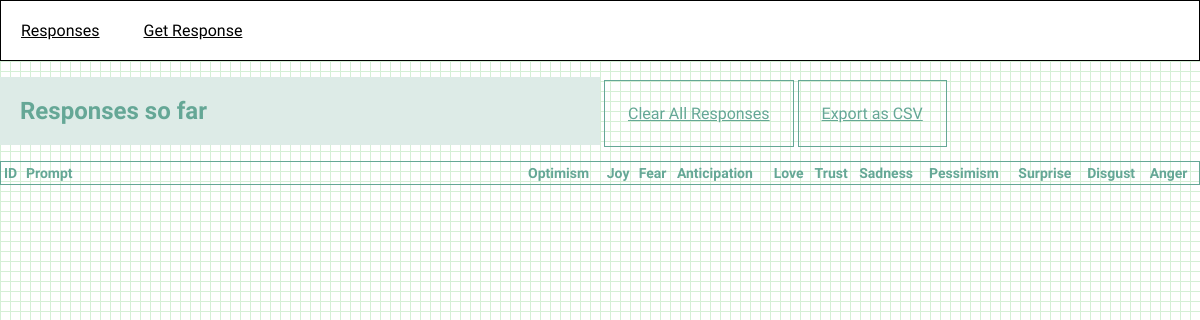
Before: / with the older database file.
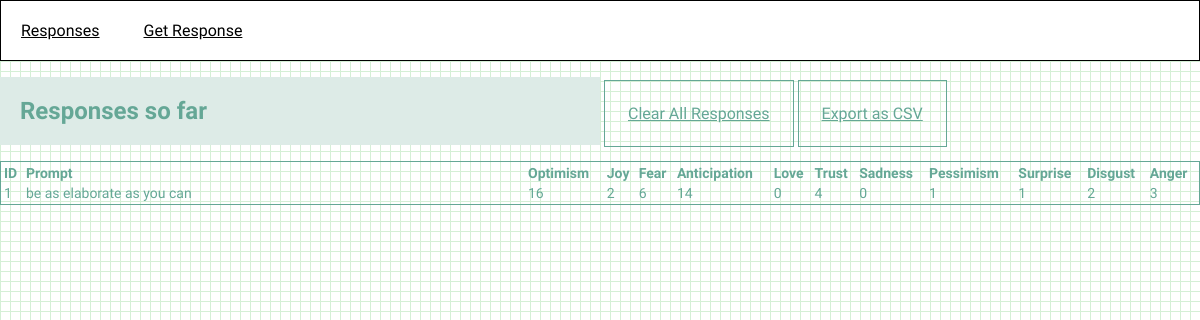
After: the same page with the newer database file.
### app.py (models this page shows, shortened)
class Response(db.Model):
    id = db.Column(db.Integer, primary_key=True)
    created_at = db.Column(db.DateTime(timezone=True), server_default=func.now())
    answerText = db.Column(db.Text)
    emotions = db.Column(db.JSON, nullable=False)  # Store emotions as JSON
    gcode_path = db.Column(db.String(255), nullable=True)

### app.py (the view)
@app.route('/')
def responses():
    responses = Response.query.all()
    return render_template('responses.html', responses=responses)

### templates/responses.html
{% extends 'base.html' %}
{% block content %}
<h1 class="response-heading">{% block title %}Responses so far{% endblock %}</h1>
<a href="{{ url_for('clear_responses') }}" class="btn btn-danger table-btns">Clear All Responses</a>
<a href="{{ url_for('export_responses') }}" class="btn btn-primary table-btns">Export as CSV</a>
<table class="table">
  <thead>
    <tr>
      <th>ID</th>
      <th>Prompt      </th>
      <th>Optimism    </th>
      <th>Joy         </th>
      <th>Fear        </th>
      <th>Anticipation</th>
      <th>Love        </th>
      <th>Trust       </th>
      <th>Sadness     </th>
      <th>Pessimism   </th>
      <th>Surprise    </th>
      <th>Disgust     </th>
      <th>Anger       </th>
    </tr>
  </thead>
  <tbody>
    {% for response in responses %}
    <tr>
      <td>{{ response.id }}</td>
      <td>{{ response.answerText }}</td>
      <td>{{ response.emotions.optimism }}</td>
      <td>{{ response.emotions.joy }}</td>
      <td>{{ response.emotions.fear }}</td>
      <td>{{ response.emotions.anticipation }}</td>
      <td>{{ response.emotions.love }}</td>
      <td>{{ response.emotions.trust }}</td>
      <td>{{ response.emotions.sadness }}</td>
      <td>{{ response.emotions.pessimism }}</td>
      <td>{{ response.emotions.surprise }}</td>
      <td>{{ response.emotions.disgust }}</td>
      <td>{{ response.emotions.anger }}</td>
    </tr>
    {% endfor %}
  </tbody>
</table>
{% endblock %}

### templates/base.html (shortened to what this page needs)
<!DOCTYPE html>
<html lang="en">
<head>
    <link rel="stylesheet" href="{{ url_for('static', filename= 'css/style.css') }}">
</head>
<body>
    <nav style="position: relative; width: 100%; border: 1px solid;">
        <a style="color: black; margin: 20px; display: inline-block;" href="{{ url_for('responses') }}">Responses</a>
        <a style="color: black; margin: 20px; display: inline-block;" href="{{ url_for('entry') }}">Get Response</a>
    </nav>
    <div class="line">
        {% block content %} {% endblock %}
    </div>
</body>
</html>

### static/css/style.css (style rules this page uses)
:root { --primary-color: #65A796; --background-color : #DDEBE7; }
.line { width: 100vw; height: 100vh; opacity: 1; background-image: linear-gradient(#d5efd6 1px, transparent 1px), linear-gradient(to right, #d5efd6 1px, #ffffff 1px); background-size: 10px 10px; }
.response-heading { display: inline-block; text-align: left; margin-left: auto; margin-right: auto; padding: 20px; font-size: 24px; width: 50vw; color: var(--primary-color); background-color: var(--background-color); }
.table-btns { width: fit-content; padding: 23px; color: var(--primary-color); display: inline-block; border: 1px solid var(--primary-color); font-size: 16px; }
.table { width: 100%; overflow-x: scroll; color:#65A796; font-size: 14px; text-align: left; border: 1px solid var(--primary-color); }
th:nth-child(1) { width : 20px; }
th:nth-child(2) { width : 500px; }
* { box-sizing:border-box; }

Changed rows visible on the page:
added Response: id "1", answerText "be as elaborate as you can", emotions.optimism "16", emotions.joy "2", emotions.fear "6", emotions.anticipation "14", emotions.love "0", emotions.trust "4", emotions.sadness "0", emotions.pessimism "1", emotions.surprise "1", emotions.disgust "2", emotions.anger "3"
